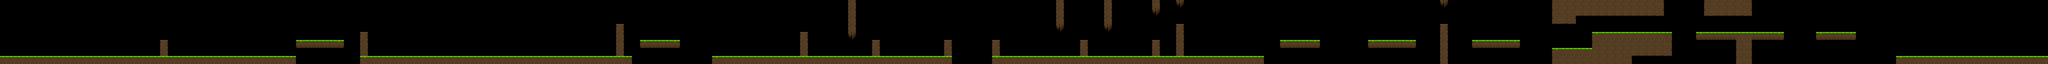

A 2D game scene composited from a Tiled map and its tileset images. What follows is a short description and the map's XML, with each tile layer's data collapsed to a summary:
An orthogonal 256x8 tile map with 32x32 px tiles, 1 tile layer (graphic) and 37 objects.

<map version="1.0" orientation="orthogonal" renderorder="right-down" width="256" height="8" tilewidth="32" tileheight="32">
 <tileset firstgid="1" name="Tiles_32x32" tilewidth="32" tileheight="32">
  <image source="Tiles_32x32.png" width="256" height="256" />
 </tileset>
 <layer name="graphic" width="256" height="8">
  <data>[2048 cells, 340 non-empty, 16 distinct tile ids]</data>
 </layer>
 <objectgroup name="ground">
  <object x="0" y="224" width="1184" height="32" />
  <object x="1440" y="224" width="1088" height="32" />
  <object x="1184" y="160" width="192" height="32" />
  <object x="2560" y="160" width="160" height="32" />
  <object x="2848" y="224" width="960" height="32" />
  <object x="3968" y="224" width="1088" height="32" />
  <object x="5120" y="160" width="160" height="32" />
  <object x="5472" y="160" width="192" height="32" />
  <object x="5888" y="160" width="192" height="32" />
  <object x="6208" y="192" width="160" height="32" />
  <object x="6368" y="128" width="320" height="32" />
  <object x="6784" y="128" width="352" height="32" />
  <object x="7264" y="128" width="160" height="32" />
  <object x="7584" y="224" width="608" height="32" />
 </objectgroup>
 <objectgroup name="walls">
  <object x="1440" y="128" width="32" height="96" />
  <object x="640" y="160" width="32" height="64" />
  <object x="2464" y="96" width="32" height="128" />
  <object x="3200" y="128" width="32" height="96" />
  <object x="3392" y="0" width="32" height="160" />
  <object x="3488" y="160" width="32" height="64" />
  <object x="3776" y="160" width="32" height="64" />
  <object x="3968" y="160" width="32" height="64" />
  <object x="4224" y="0" width="32" height="128" />
  <object x="4320" y="160" width="32" height="64" />
  <object x="4416" y="0" width="32" height="128" />
  <object x="4608" y="160" width="32" height="64" />
  <object x="4704" y="96" width="32" height="128" />
  <object x="4608" y="0" width="32" height="64" />
  <object x="4704" y="0" width="32" height="32" />
  <object x="5760" y="0" width="32" height="32" />
  <object x="5760" y="96" width="32" height="160" />
  <object x="6208" y="0" width="32" height="64" />
  <object x="6208" y="64" width="96" height="32" />
  <object x="6304" y="32" width="352" height="32" />
  <object x="6368" y="160" width="32" height="32" />
  <object x="6816" y="32" width="192" height="32" />
  <object x="6816" y="0" width="32" height="32" />
 </objectgroup>
</map>
